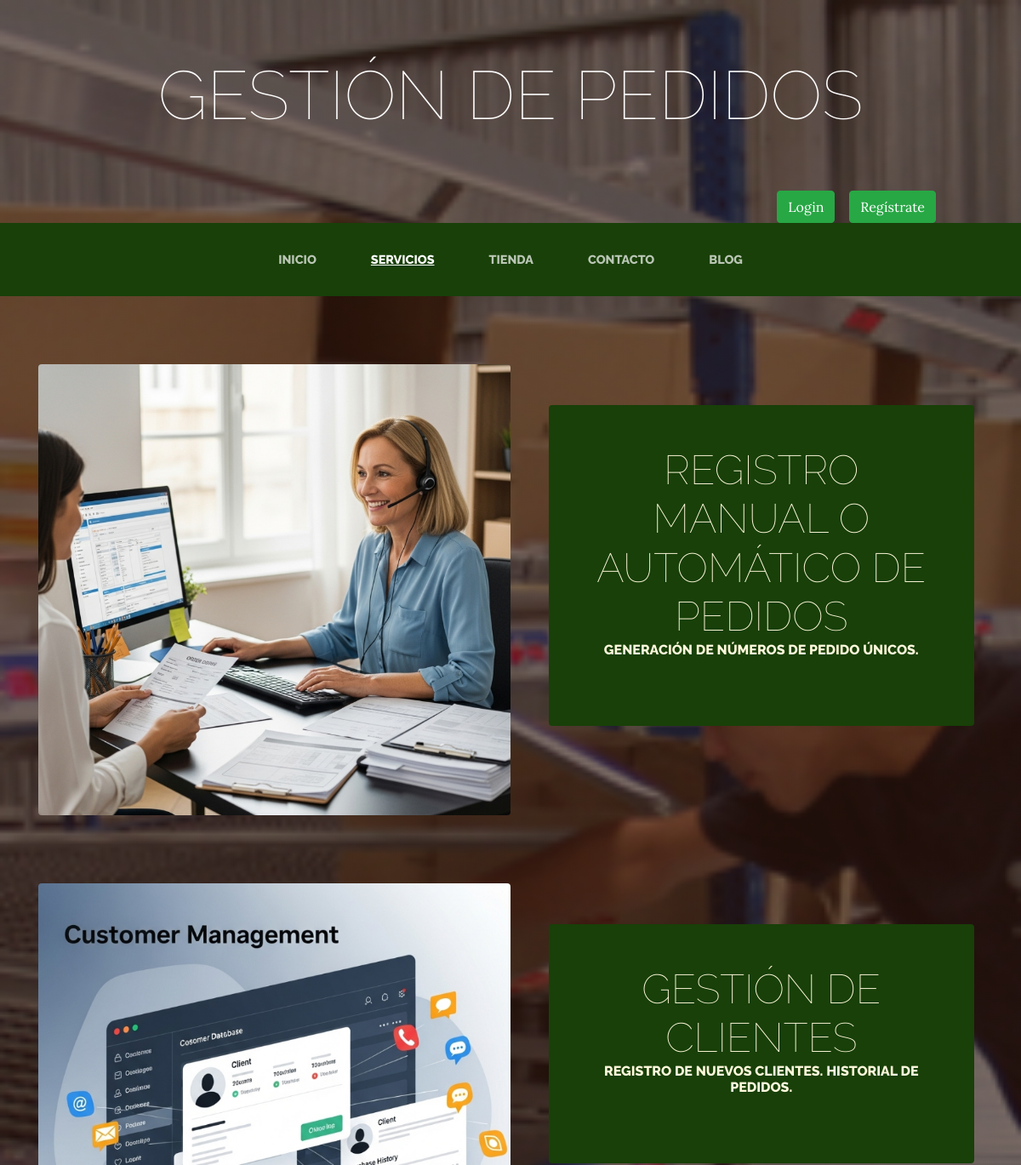
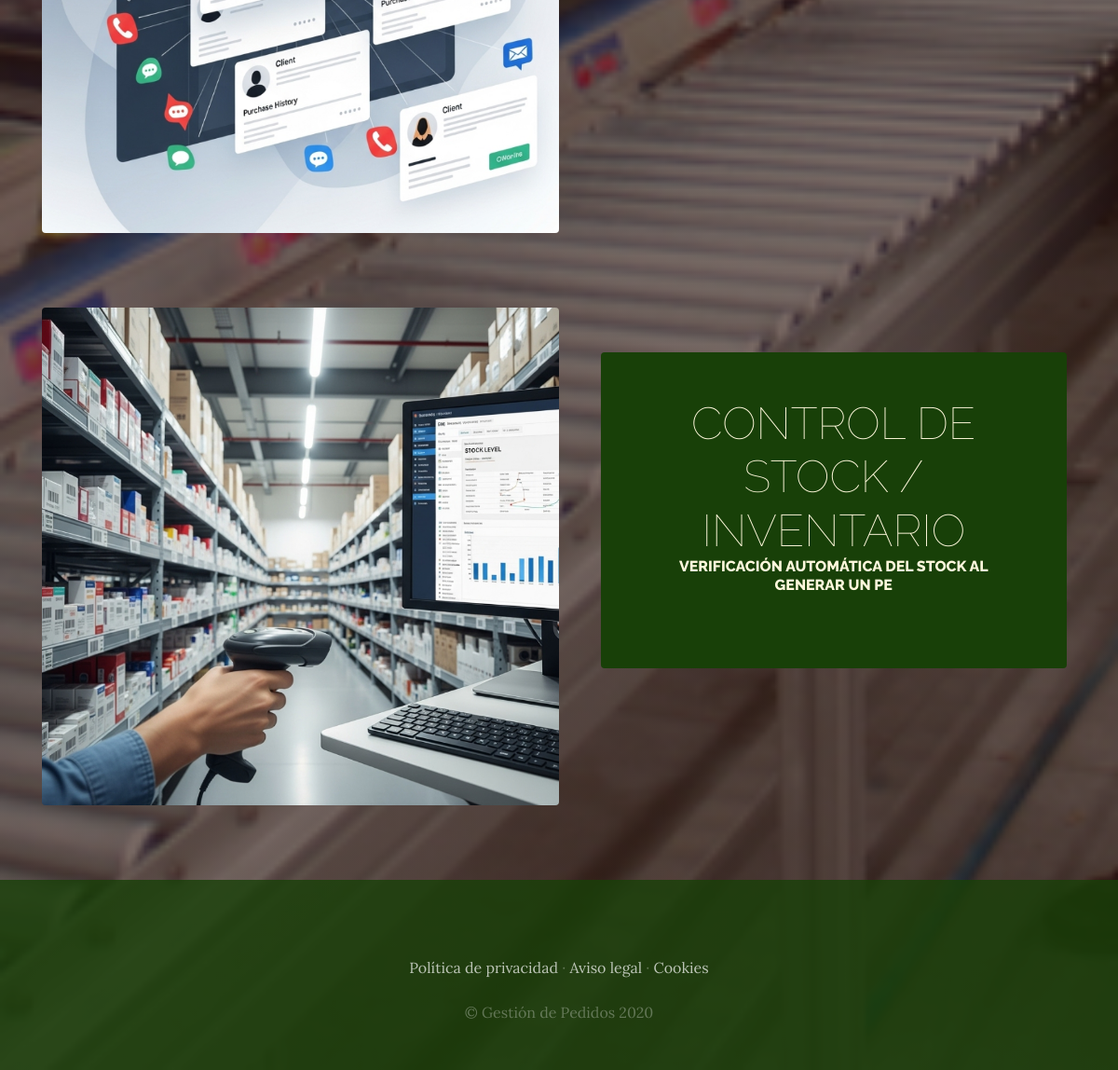
The app's page /servicios/ with its own data (2 pictures, top to bottom).
### Servicios/models.py (models this page shows, shortened)
class Servicio(models.Model):
    titulo=models.CharField(max_length=50)
    contenido=models.CharField(max_length=50)
    imagen=models.ImageField(upload_to='servicios')
    created=models.DateTimeField(auto_now_add=True)
    updated=models.DateTimeField(auto_now_add=True)
    class Meta:
        verbose_name="servicio"
        verbose_name_plural="servicios"

### Servicios/views.py (the view)
# urls.py: path('',views.servicios,name="Servicios"),
def servicios(request):
    servicios=Servicio.objects.all()
    return render(request,"Servicios/servicios.html",{'servicios':servicios})

### Carro/context_processor.py (called while the page is built)
def importe_total(request):
    total = 0
    if request.user.is_authenticated:
        carro = request.session.get("carro", {})
        for key, value in carro.items():
            precio = float(value["precio"])
            cantidad = int(value["cantidad"])
            total += precio * cantidad
    return {"importe_total": total}

### Servicios/templates/Servicios/servicios.html
{% extends "ProyectoConstrucciones/base.html" %}
{% load static %}
{% block content %}
    {% for servicio in servicios %}
    <section class="page-section clearfix">
        <div class="container">
          <div class="intro">
            <img class="intro-img img-fluid mb-3 mb-lg-0 rounded" src="{{servicio.imagen.url}}" alt="" style="width:50%;">
            <div class="intro-text left-0 text-center bg-faded p-5 rounded">
              <h2 class="section-heading mb-4" >
                <span class="section-heading-lower">{{servicio.titulo}}</span>
                <span class="section-heading-upper">{{servicio.contenido}}</span>
              </h2>
            </div>
          </div>
        </div>
      </section>
    {% endfor %}
{% endblock %}

### ProyectoConstrucciones/static/ProyectoConstrucciones/css/gestion.css (style rules this page uses)
body { font-family: 'Lora'; background: linear-gradient(rgba(47, 23, 15, 0.65), rgba(47, 23, 15, 0.65)), url("../img/bg_main.jpg"); background-attachment: fixed; background-position: center; background-size: cover; }
h1, h2, h3, h4, h5, h6 { font-family: 'Raleway'; }
.page-section { margin-top: 5rem; margin-bottom: 5rem; }
.section-heading { text-transform: uppercase; }
.section-heading .section-heading-upper { display: block; font-size: 1rem; font-weight: 800; padding-bottom:.5rem; }
.section-heading .section-heading-lower { display: block; font-size: 3rem; font-weight: 100; }
.bg-faded { background-color: rgba(255, 255, 255, 0.85); }
.intro { position: relative; }
@media (min-width: 992px) { .intro .intro-img { width: 75%; float: left; } }
@media (min-width: 992px) { .intro .intro-text { left: 600; width: 60%; margin-top: 3rem; background-color: rgba(24, 64, 8); color: cornsilk; position: absolute; } }
@media (min-width: 1200px) { .intro .intro-text { width: 45%; } }

### records on screen
Servicio: imagen (picture), titulo "REGISTRO MANUAL O AUTOMÁTICO DE PEDIDOS", contenido "GENERACIÓN DE NÚMEROS DE PEDIDO ÚNICOS."
Servicio: imagen (picture), titulo "GESTIÓN DE CLIENTES", contenido "REGISTRO DE NUEVOS CLIENTES. HISTORIAL DE PEDIDOS."
Servicio: imagen (picture), titulo "CONTROL DE STOCK / INVENTARIO", contenido "VERIFICACIÓN AUTOMÁTICA DEL STOCK AL GENERAR UN PE"
